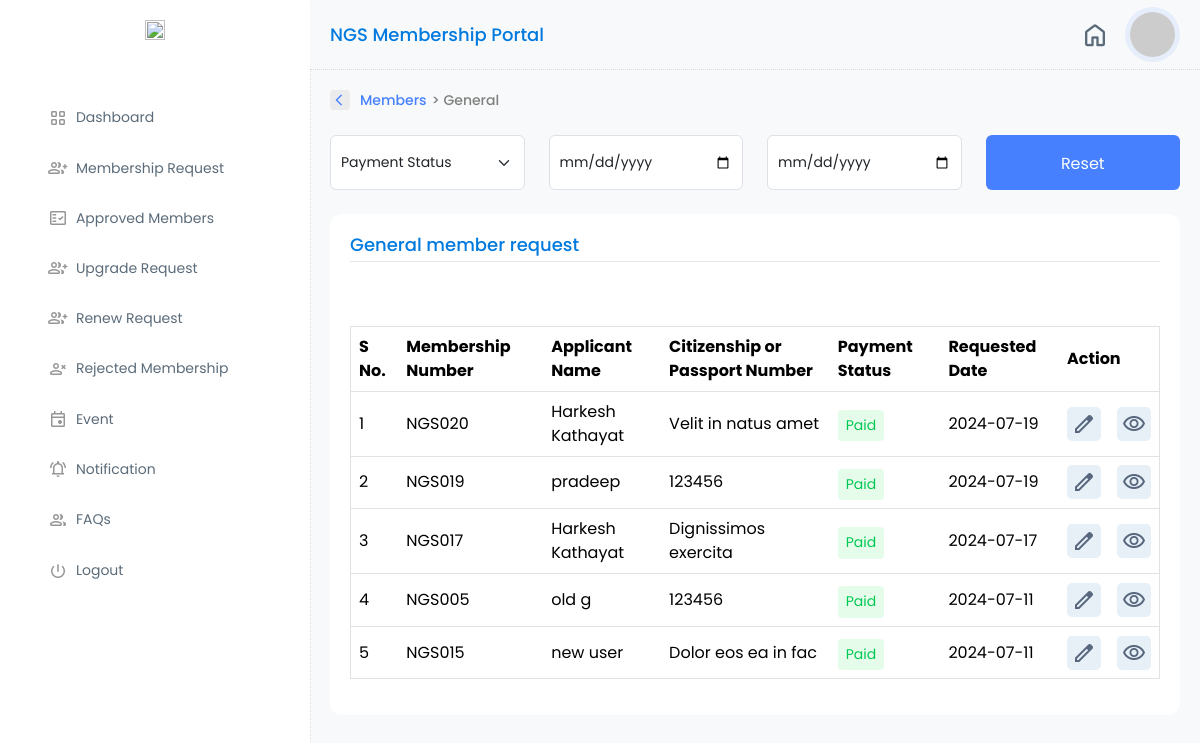
The app's page /view-general-approved-membership_list (signed in), older data.
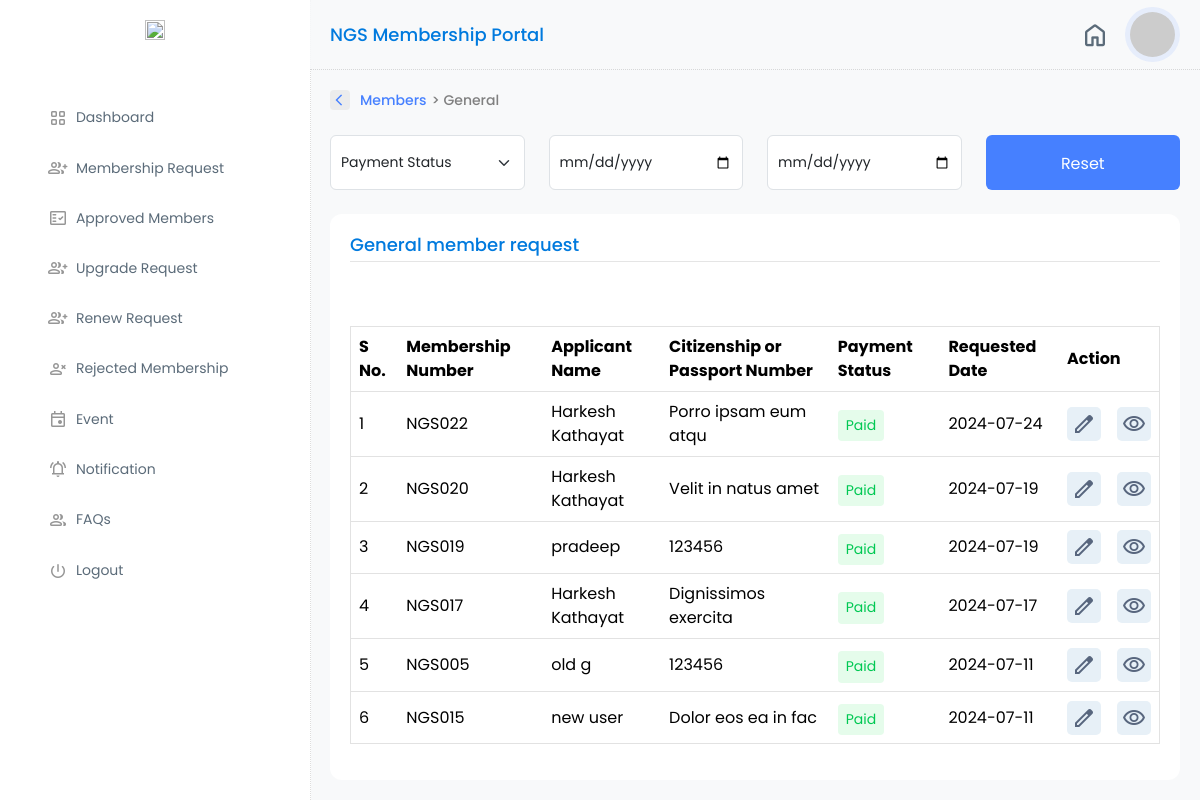
The same page, newer data.
### management/models.py (models this page shows, shortened)
class Membership(models.Model):
    membership_number=models.CharField(max_length=10,unique=True,null=True)
    associated_user = models.OneToOneField(CustomUser,related_name='membership',on_delete=models.CASCADE,null=True)
    created_at = models.DateTimeField(auto_now_add=True)
    updated_at = models.DateTimeField(auto_now=True)
    verification = models.BooleanField(default=False)
    expiry_date = models.DateField(null=True,blank=True)
    membership_since = models.CharField(max_length=4, blank=True, null=True)
    verified_date = models.DateTimeField(blank=True, null=True)
    rejected = models.BooleanField(default=False)
    expiry_status=models.BooleanField(default=False)
    membership_type=models.PositiveIntegerField(choices=choices.MEMBERSHIP_TYPES,default=1)
    remarks = models.TextField(null=True)
    objects = InheritanceManager()
    class Meta:
        ordering = ['-created_at']

class PersonalInfo(models.Model):
    name_of_applicant = models.CharField(max_length=200)
    gender = models.CharField(max_length=1, choices=choices.GENDER_CHOICES)
    affiliation = models.CharField(max_length=200)
    pp_photo = models.ImageField(upload_to="personal_photo")
    salutation = models.CharField(max_length=20, blank=True, null=True)
    phone_number = models.CharField(max_length=20,null=True)
    class Meta:
        abstract = True

class GeneralMembership(Membership,PersonalInfo):
    nationaldocument =models.OneToOneField(NationalDocumment,on_delete=models.CASCADE, related_name="associated_membership",related_query_name="associated_membership",null=True)
    educational_information = models.OneToOneField(EducationalDocuments,on_delete=models.CASCADE,related_name="edu_members",null=True)
    upgrade_request = models.BooleanField(null=True)
    upgrade_membership_type = models.PositiveIntegerField(choices=choices.MEMBERSHIP_TYPES,null=True)
    upgrade_payment = models.BooleanField(default=False)
    renew_request =models.BooleanField(null=True, default=False)
    renew_payment = models.BooleanField(default=False)

class Membership(models.Model):
    membership_number=models.CharField(max_length=10,unique=True,null=True)
    associated_user = models.OneToOneField(CustomUser,related_name='membership',on_delete=models.CASCADE,null=True)
    created_at = models.DateTimeField(auto_now_add=True)
    updated_at = models.DateTimeField(auto_now=True)
    verification = models.BooleanField(default=False)
    expiry_date = models.DateField(null=True,blank=True)
    membership_since = models.CharField(max_length=4, blank=True, null=True)
    verified_date = models.DateTimeField(blank=True, null=True)
    rejected = models.BooleanField(default=False)
    expiry_status=models.BooleanField(default=False)
    membership_type=models.PositiveIntegerField(choices=choices.MEMBERSHIP_TYPES,default=1)
    remarks = models.TextField(null=True)
    objects = InheritanceManager()
    class Meta:
        ordering = ['-created_at']

class NationalDocumment(models.Model):
    identity_card_no = models.CharField(max_length=80)
    dob = models.DateField()
    nationality = models.CharField(max_length=2, choices=choices.COUNTRY_CHOICES)
    identity_issued_from = models.CharField(max_length=150)
    permanent_address = models.CharField(max_length=200)
    identity_card_image = models.FileField(upload_to="identity_card_documents")

### account/decorators.py (the view)
    def wrapper(request, *args, **kwargs):
        if request.user.role == 1:
            return view_func(request, *args, **kwargs)
        else:
            return redirect('account:login')

### management/views.py (called while the page is built)
@is_admin
def general_approved_membership_list(request):
    members=GeneralMembership.objects.filter(membership_type=1,verification=True)
    context={
        'members':members,
    }
    return render(request,'management/listview/general_membership_list.html',context)

### management/templates/management/listview/general_membership_list.html (shortened to what the changed rows need)
{% extends 'login_layout/layout.html' %}
{% load static %}
{% block content %}
<div class="col-md-9 my-profile-w-80 g-0">
                <div class="main-section-container">
                    <div class="content-container">
                        <table id="sampleTable" class="table hover-table" style="width:100%">
                            <thead>
                                <tr>
                                    <th>S No.</th>
                                    <th>Membership Number</th>
                                    <th>Applicant Name</th>
                                    <th>Citizenship or Passport Number</th>
                                    <th>Payment Status</th>
                                    <th>Requested Date</th>
                                    {% if request.user.role == 1%}
                                    <th>Action</th>
                                    {% endif %}
                                </tr>
                            </thead>
                            <tbody>
                                {% for member in members %}
                                <tr>
                                    <td>{{ forloop.counter }}</td>
                                    <td>{{ member.membership_number }}</td>
                                    <td>{{ member.name_of_applicant }}</td>
                                    <td>{{ member.nationaldocument.identity_card_no }}</td>
                                    <td>
                                        {% if member.payment.exists %}
                                        <div class="verified">Paid</div>
                                    {% else %}
                                        <div class="pending">Pending</div>
                                        {% endif %}
                                       </td>
                                    <td>{{ member.created_at|date:"Y-m-d" }}</td>
                                    {% if request.user.role == 1%}
                                    <td>
                                        <div class="d-flex kit-action-com">
                                                <div class="action-btn-pen">
                                                    <a href="{% url 'management:edit_membership' id=member.id %}"><span class="material-symbols-outlined">
                                                        </span>
                                                    </a>
                                                </div>
                                                <div class="action-btn-view">
                                                    <a href="{% url 'management:view_membership' id=member.id %}">
                                                        <span class="material-symbols-outlined">visibility</span>
                                                    </a>
                                                </div>
                                        </div>
                                    </td>
                                    {% endif %}
                                </tr>
                                {% endfor %}
                            </tbody>
                        </table>
                    </div>
                </div>
            </div>
{% endblock %}

Row changes from the older to the newer data that the page shows:
added GeneralMembership: membership_number "NGS022", name_of_applicant "Harkesh Kathayat", nationaldocument.identity_card_no "Porro ipsam eum atqu", shows "Paid", created_at "2024-07-24"
